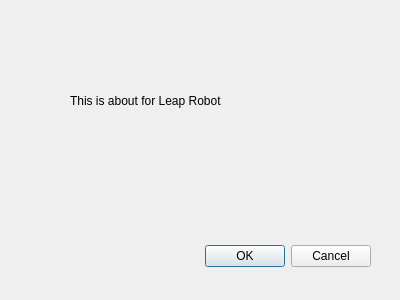
<?xml version="1.0" encoding="UTF-8"?>
<ui version="4.0">
 <class>Dialog</class>
 <widget class="QDialog" name="Dialog">
  <property name="geometry">
   <rect>
    <x>0</x>
    <y>0</y>
    <width>400</width>
    <height>300</height>
   </rect>
  </property>
  <property name="windowTitle">
   <string>Dialog</string>
  </property>
  <widget class="QDialogButtonBox" name="buttonBox">
   <property name="geometry">
    <rect>
     <x>30</x>
     <y>240</y>
     <width>341</width>
     <height>32</height>
    </rect>
   </property>
   <property name="orientation">
    <enum>Qt::Horizontal</enum>
   </property>
   <property name="standardButtons">
    <set>QDialogButtonBox::Cancel|QDialogButtonBox::Ok</set>
   </property>
  </widget>
  <widget class="QLabel" name="label">
   <property name="geometry">
    <rect>
     <x>70</x>
     <y>70</y>
     <width>211</width>
     <height>61</height>
    </rect>
   </property>
   <property name="text">
    <string>This is about for Leap Robot</string>
   </property>
  </widget>
 </widget>
 <resources/>
 <connections>
  <connection>
   <sender>buttonBox</sender>
   <signal>accepted()</signal>
   <receiver>Dialog</receiver>
   <slot>accept()</slot>
   <hints>
    <hint type="sourcelabel">
     <x>248</x>
     <y>254</y>
    </hint>
    <hint type="destinationlabel">
     <x>157</x>
     <y>274</y>
    </hint>
   </hints>
  </connection>
  <connection>
   <sender>buttonBox</sender>
   <signal>rejected()</signal>
   <receiver>Dialog</receiver>
   <slot>reject()</slot>
   <hints>
    <hint type="sourcelabel">
     <x>316</x>
     <y>260</y>
    </hint>
    <hint type="destinationlabel">
     <x>286</x>
     <y>274</y>
    </hint>
   </hints>
  </connection>
 </connections>
</ui>
